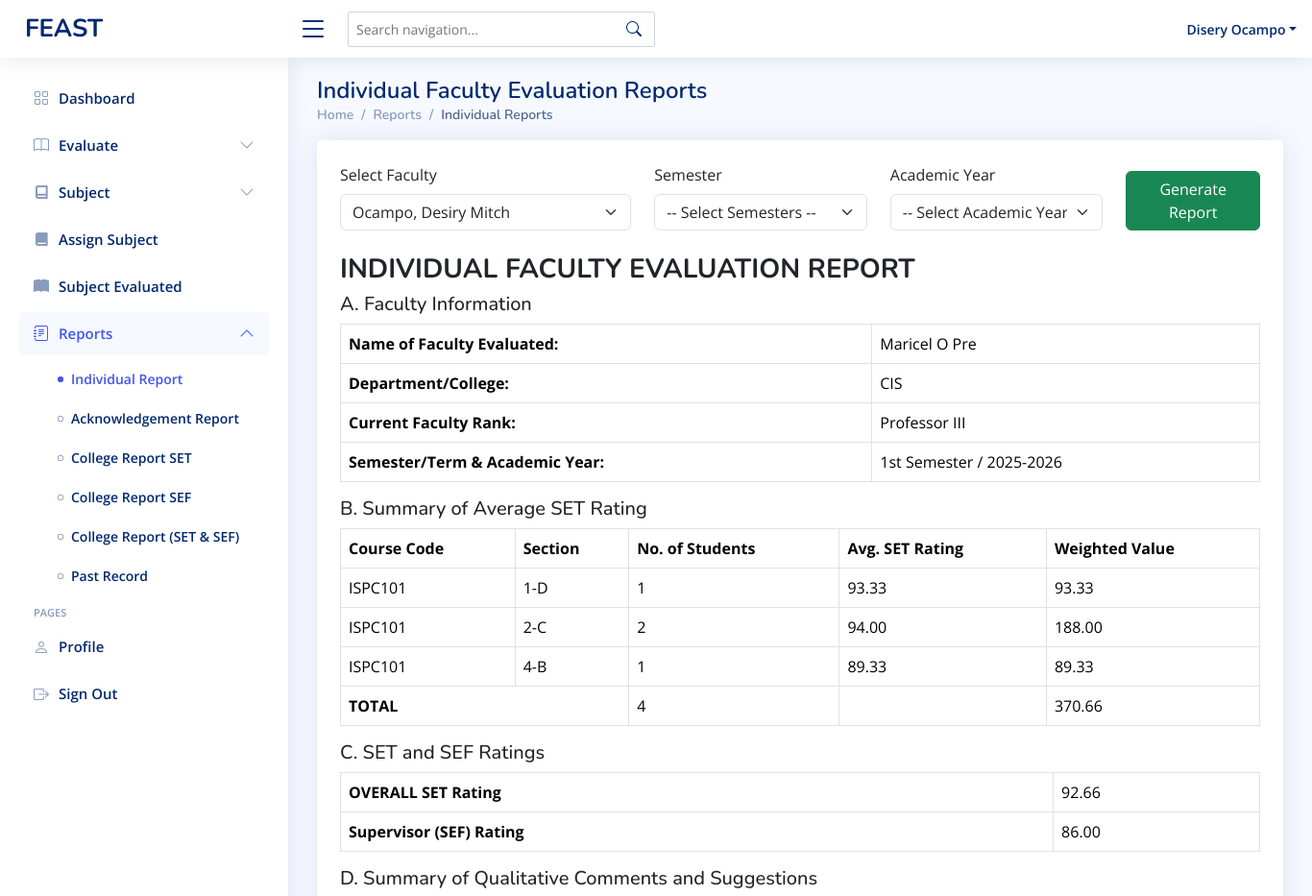
The page /admin-individualreport.php?faculty_id=001-0000-0 (signed in, upper part) on the database as committed earlier.
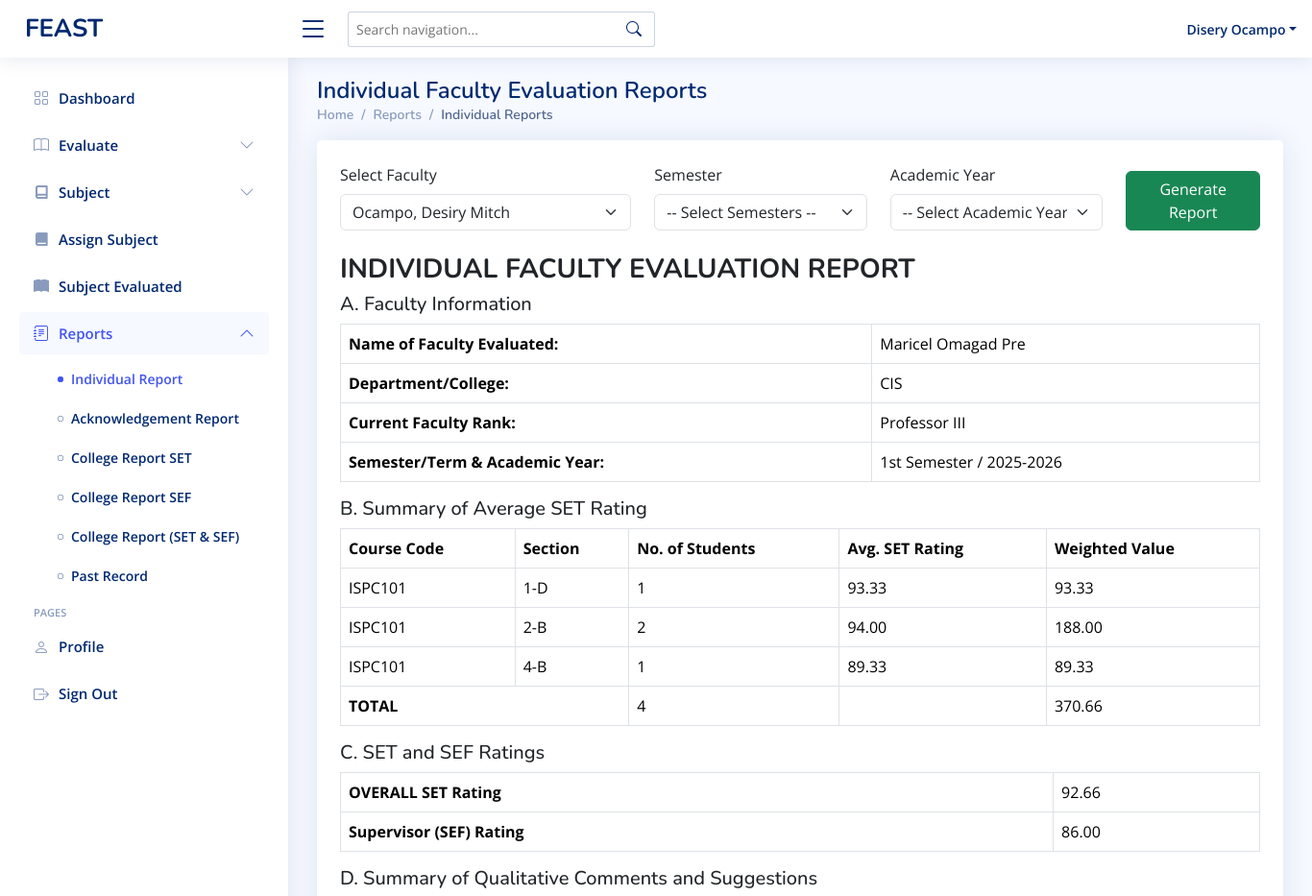
The same page on the database as committed later.
### tables this page shows
CREATE TABLE `faculty` (
  `idnumber` varchar(11) NOT NULL,
  `first_name` varchar(50) NOT NULL,
  `mid_name` varchar(50) NOT NULL,
  `last_name` varchar(50) NOT NULL,
  `password` varchar(255) DEFAULT NULL,
  `department` varchar(50) NOT NULL,
  `faculty_rank` varchar(50) DEFAULT NULL,
  `role` varchar(50) NOT NULL DEFAULT 'faculty',
  `status` varchar(11) NOT NULL DEFAULT 'active'
);

### admin-individualreport.php (the view, shortened to what the changed rows need)
<?php
include 'conn/conn.php';
?>
<!DOCTYPE html>
<html lang="en">
<head>
  <?php include 'head.php' ?>
</head>
<body>
  <main id="main" class="main">
    <div class="pagetitle">
      <h1>Individual Faculty Evaluation Reports</h1>
    </div>
    <div class="card p-4 mb-4">
      <?php
      if (isset($_GET['faculty_id'])) {
        $faculty_id = $_GET['faculty_id'];
        $stmt = $conn->prepare("SELECT last_name, first_name, mid_name, department, faculty_rank FROM faculty WHERE idnumber = ?");
        $stmt->bind_param("s", $faculty_id);
        $stmt->execute();
        $stmt->bind_result($lname, $fname, $mname, $department, $faculty_rank);
        $faculty_name = "$fname $mname $lname";
        $params_types = "s";
        $params_values = [$faculty_id];
        $eval_where_clauses = ["faculty_id = ?"];
        $admin_eval_where_clauses = ["evaluatee_id = ?"];
        $eval_where_sql = implode(' AND ', $eval_where_clauses);
        $admin_eval_where_sql = implode(' AND ', $admin_eval_where_clauses);
        $semester = "N/A";
        $academic_year = "N/A";
        $admin_eval_stmt = $conn->prepare("SELECT semester, academic_year FROM admin_evaluation WHERE " . $admin_eval_where_sql . " ORDER BY evaluation_date DESC LIMIT 1");
        if ($admin_eval_stmt) {
          $admin_eval_stmt->bind_param($params_types, ...$params_values);
          $admin_eval_stmt->execute();
          $admin_eval_stmt->bind_result($sem_res, $ay_res);
          if ($admin_eval_stmt->fetch()) {
            $semester = $sem_res;
            $academic_year = $ay_res;
          }
        }
        $set_summary_query = "SELECT
                                        e.subject_code,
                                        TRIM(e.student_section) AS student_section,
                                        COUNT(*) AS num_students,
                                        ROUND(AVG(e.computed_rating), 2) AS avg_rating,
                                        ROUND(COUNT(*) * AVG(e.computed_rating), 2) AS weighted_value
                                    FROM evaluation e
                                    WHERE " . $eval_where_sql;
        $set_summary_query .= " GROUP BY e.subject_code, TRIM(e.student_section)";
        $stmt_set = $conn->prepare($set_summary_query);
        if ($stmt_set) {
          $stmt_set->bind_param($params_types, ...$params_values);
          $stmt_set->execute();
          $result = $stmt_set->get_result();
        } else {
          $result = false;
        }
        $total_students = 0;
        $total_weighted_value = 0;
        $table_rows = '';
        if ($result) {
          while ($row = mysqli_fetch_assoc($result)) {
            $subject = htmlspecialchars($row['subject_code']);
            $section = htmlspecialchars($row['student_section']);
            $students = $row['num_students'];
            $avg = number_format($row['avg_rating'], 2);
            $weighted = number_format($row['weighted_value'], 2);
            $total_students += $students;
            $total_weighted_value += $row['weighted_value'];
            $table_rows .= "<tr>
                                            <td>$subject</td>
                                            <td>$section</td>
                                            <td>$students</td>
                                            <td>$avg</td>
                                            <td>$weighted</td>
                                        </tr>";
          }
        }
        $overall_set = $total_students ? number_format($total_weighted_value / $total_students, 2) : '0.00';
        $sef_query = "SELECT AVG(computed_rating) as sef_rating FROM admin_evaluation WHERE " . $admin_eval_where_sql;
        $stmt_sef = $conn->prepare($sef_query);
        $sef_rating = 0;
        if ($stmt_sef) {
          $stmt_sef->bind_param($params_types, ...$params_values);
          $stmt_sef->execute();
          $sef_result = $stmt_sef->get_result();
          $sef_rating = mysqli_fetch_assoc($sef_result)['sef_rating'] ?? 0;
          $sef_rating = number_format($sef_rating, 2);
        }
      ?>
        <h3><strong>INDIVIDUAL FACULTY EVALUATION REPORT</strong></h3>
        <h5>A. Faculty Information</h5>
        <table class="table table-bordered">
          <tr>
            <th>Name of Faculty Evaluated:</th>
            <td><?= htmlspecialchars($faculty_name) ?></td>
          </tr>
          <tr>
            <th>Department/College:</th>
            <td><?= htmlspecialchars($department) ?></td>
          </tr>
          <tr>
            <th>Current Faculty Rank:</th>
            <td><?= htmlspecialchars($faculty_rank) ?></td>
          </tr>
          <tr>
            <th>Semester/Term & Academic Year:</th>
            <td><?= htmlspecialchars($semester) ?> / <?= htmlspecialchars($academic_year) ?></td>
          </tr>
        </table>
        <h5>B. Summary of Average SET Rating</h5>
        <table class="table table-bordered">
          <thead>
            <tr>
              <th>Course Code</th>
              <th>Section</th>
              <th>No. of Students</th>
              <th>Avg. SET Rating</th>
              <th>Weighted Value</th>
            </tr>
          </thead>
          <tbody>
            <?= $table_rows ?>
            <tr>
              <th colspan='2'>TOTAL</th>
              <td><?= $total_students ?></td>
              <td></td>
              <td><?= number_format($total_weighted_value, 2) ?></td>
            </tr>
          </tbody>
        </table>
        <h5>C. SET and SEF Ratings</h5>
        <table class="table table-bordered">
          <tr>
            <th>OVERALL SET Rating</th>
            <td><?= $overall_set ?></td>
          </tr>
          <tr>
            <th>Supervisor (SEF) Rating</th>
            <td><?= $sef_rating ?></td>
          </tr>
        </table>
        <h5>D. Summary of Qualitative Comments and Suggestions</h5>
        <br>
      <?php } ?>
    </div>
  </main>
</body>
</html>

Rows that differ between the two databases and show on the page:
changed faculty "CIS": faculty_name "Maricel O Pre" → "Maricel Omagad Pre"
Other text that changed with them:
new list line: "ISPC101 2-B 2 94.00 188.00"
list line gone: "ISPC101 2-C 2 94.00 188.00"
